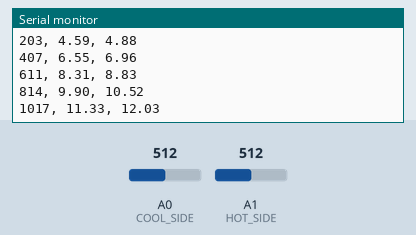
Recording of a sketch running on a simulated Arduino Uno, built with avr-gcc and run on an emulated ATmega328P. Parts: the last lines printed to the serial monitor. Inputs (shaded band) come from the test bench; at power-on: A0 (COOL_SIDE) = 512, A1 (HOT_SIDE) = 512.

Above: at 1.2 s.
1.3 s: A0 (COOL_SIDE) set to 716
At 1.38 s:
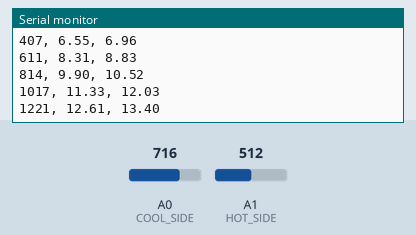
2.8 s: A1 (HOT_SIDE) set to 716
At 2.81 s:
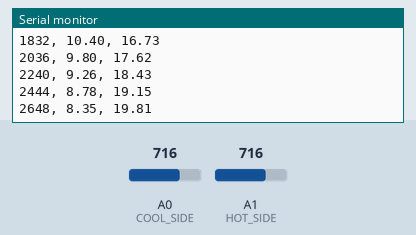
4.3 s: A0 (COOL_SIDE) set to 900
At 4.44 s:
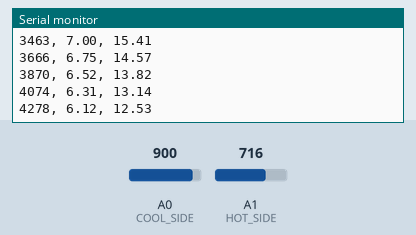
5.8 s: A1 (HOT_SIDE) set to 900
At 5.86 s:
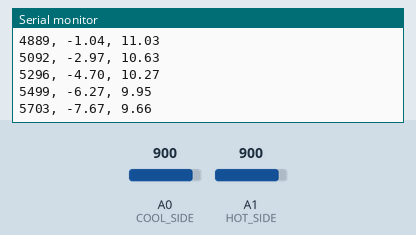
Timing chart, 0 to 8.3 s (numbered marks = the images above; inputs shaded):
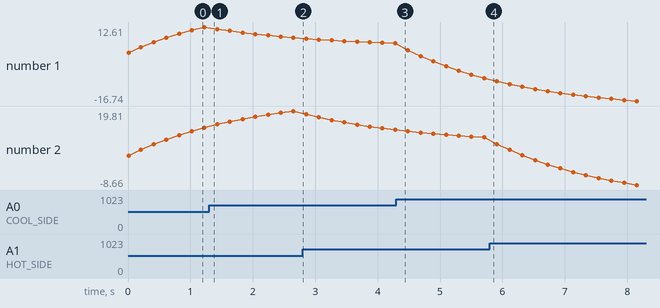

Measured:
- plotted number 1: 12.61 → 8.35 after the input at 1.3 s, 6.12 → -7.67 after the input at 4.3 s
- plotted number 2: 19.81 → 12.53 after the input at 2.8 s, 9.66 → -8.66 after the input at 5.8 s

The sketch:

Mesuaring_temperature.ino
```cpp
#include <math.h>
#define COOL_SIDE A0
#define Ac 0.00153066809
#define Bc 0.00016198180
#define Cc 0.00000043614

#define HOT_SIDE A1
#define Ah 0.00135014696
#define Bh 0.00019596720
#define Ch 0.00000024485

#define refVoltage 3.222
#define numForAver 5
#define expAverCoef 0.1

float filtTc=0, filtTh=0;

float R_t[80]  {61.70, 58.32, 55.15, 52.16, 49.36, 46.72, 44.24, 41.90, 39.70, 37.63, 35.68, 33.80, 32.10, 30.47, 28.93, 27.47,
                26.10, 24.80, 23.58, 22.42, 21.33, 20.30, 19.32, 18.39, 17.52, 16.69, 15.91, 15.16, 14.46, 13.79, 13.16, 12.56,
                11.99, 11.46, 10.94, 10.46, 10.00, 9.561, 9.144, 8.747, 8.370, 8.011, 7.670, 7.345, 7.036, 6.741, 6.461, 6.193,
                5.938, 5.695, 5.464, 5.242, 5.031, 4.830, 4.638, 4.454, 4.279, 4.111, 3.951, 3.797, 3.651, 3.511, 3.377, 3.248,
                3.126, 3.008, 2.896, 2.788, 2.684, 2.585, 2.490, 2.400, 2.312, 2.229, 2.148, 2.071, 1.997, 1.927, 1.858, 1.793};

int binSearch(float R){
  int l = -1, r = 80, m;
  while (l < r - 1){
    m = (l + r) / 2;
    if (R_t[m] * 1000 > R)
      l = m;
    else
      r = m;
  }
  return l;
}


float Thermistor(float V, float R_pull, float A=0, float B=0, float C=0, bool use_tabel=true){
  float T, R = V / ((refVoltage - V) / R_pull);
  if (use_tabel == true){
    int t = binSearch(R);
    T = (float)((R_t[t] * 1000 - R) / (R_t[t] * 1000 - R_t[t + 1] * 1000)  + t - 11);
  }
  else{
    if (A == 0||B == 0||C == 0){
      Serial.println("A, B, C is not defined!!!");
    }
    T = (float)(1/(A + B * log(R) + C * pow(log(R), 3)) - 273.15);
  }
  return T;
}

void setup(){
  Serial.begin(9600);
  Serial.println("t, Tc, Th");
  analogReference(EXTERNAL);
}
void loop()
{
  char dataStr[100] = "";
  char buffer[7];
  float Vc=0, Vh=0;

  dataStr[0] = 0;

  long t0 = millis();
  for (int i = 0; i < numForAver; i++){
    Vc += (float)(analogRead(COOL_SIDE) * refVoltage) / 1024;
    Vh += (float)(analogRead(HOT_SIDE) * refVoltage) / 1024;
  }
  long t1 = millis();

  Vc /= numForAver;
  Vh /= numForAver;
  filtTc += (Thermistor(Vc, 10000.0, Ac, Bc, Cc, false) - filtTc) * expAverCoef;
  filtTh += (Thermistor(Vh, 10000.0, Ah, Bh, Ch, false) - filtTh) * expAverCoef;

  Serial.print((t1 + t0)/2);
  Serial.print(", ");
  Serial.print(filtTc);
  Serial.print(", ");
  Serial.println(filtTh);
  delay(200);
}
```
